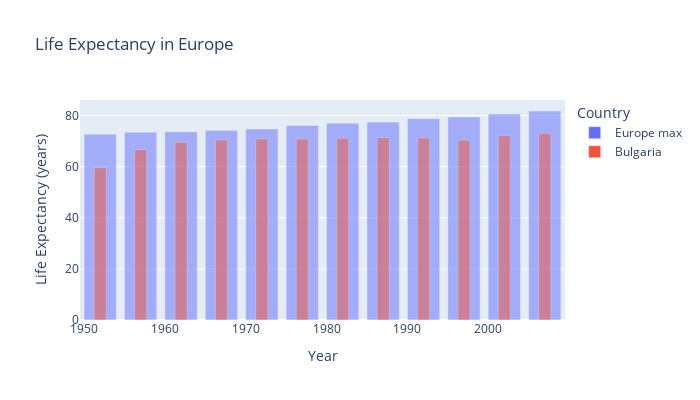

This figure's notebook cell:
### Code cell
# Adust the width of the Bulgaria bars to 2.
fig['data'][1]['width'] = 1.5
fig.show()

### Figure 1 — Plotly figure (JSON) as saved in the notebook; plotly's stock layout.template omitted (floating-point values rounded to 4 significant figures)
{"data": [{"alignmentgroup": "True", "hovertemplate": "variable=Europe max<br>year=%{x}<br>value=%{y}<extra></extra>", "legendgroup": "Europe max", "marker": {"color": "#636efa", "opacity": 0.5, "pattern": {"shape": ""}}, "name": "Europe max", "offsetgroup": "Europe max", "orientation": "v", "showlegend": true, "textposition": "auto", "type": "bar", "x": [1952, 1957, 1962, 1967, 1972, 1977, 1982, 1987, 1992, 1997, 2002, 2007], "xaxis": "x", "y": [72.67, 73.47, 73.68, 74.16, 74.72, 76.11, 76.99, 77.41, 78.77, 79.39, 80.62, 81.76], "yaxis": "y"}, {"alignmentgroup": "True", "hovertemplate": "variable=Bulgaria<br>year=%{x}<br>value=%{y}<extra></extra>", "legendgroup": "Bulgaria", "marker": {"color": "#EF553B", "opacity": 0.5, "pattern": {"shape": ""}}, "name": "Bulgaria", "offsetgroup": "Bulgaria", "orientation": "v", "showlegend": true, "textposition": "auto", "type": "bar", "width": 1.5, "x": [1952, 1957, 1962, 1967, 1972, 1977, 1982, 1987, 1992, 1997, 2002, 2007], "xaxis": "x", "y": [59.6, 66.61, 69.51, 70.42, 70.9, 70.81, 71.08, 71.34, 71.19, 70.32, 72.14, 73.0], "yaxis": "y"}], "layout": {"barmode": "overlay", "height": 400, "legend": {"title": {"text": "Country"}, "tracegroupgap": 0}, "title": {"text": "Life Expectancy in Europe"}, "width": 700, "xaxis": {"anchor": "y", "domain": [0, 1], "title": {"text": "Year"}}, "yaxis": {"anchor": "x", "domain": [0, 1], "title": {"text": "Life Expectancy (years)"}}}}
